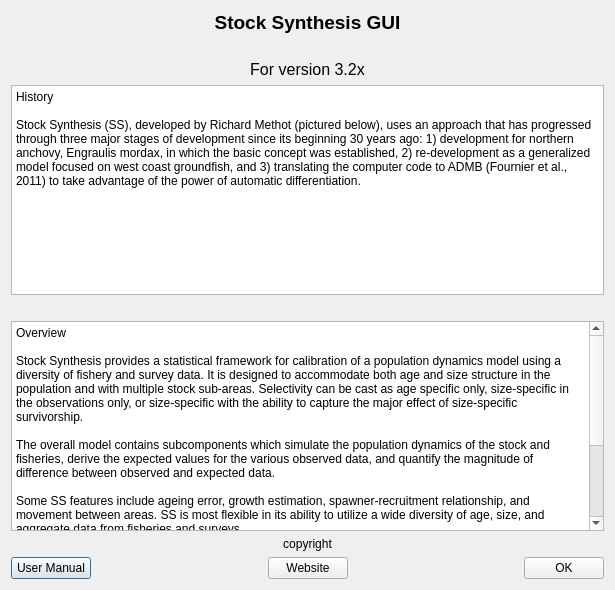
<?xml version="1.0" encoding="UTF-8"?>
<ui version="4.0">
 <class>Dialog_about</class>
 <widget class="QDialog" name="Dialog_about">
  <property name="geometry">
   <rect>
    <x>0</x>
    <y>0</y>
    <width>615</width>
    <height>590</height>
   </rect>
  </property>
  <property name="windowTitle">
   <string>Dialog</string>
  </property>
  <layout class="QHBoxLayout" name="horizontalLayout_2">
   <item>
    <layout class="QVBoxLayout" name="verticalLayout">
     <item>
      <widget class="QLabel" name="label_app">
       <property name="text">
        <string>&lt;html&gt;&lt;head/&gt;&lt;body&gt;&lt;p align=&quot;center&quot;&gt;&lt;span style=&quot; font-size:14pt; font-weight:600;&quot;&gt;Stock Synthesis GUI&lt;/span&gt;&lt;/p&gt;&lt;/body&gt;&lt;/html&gt;</string>
       </property>
       <property name="textFormat">
        <enum>Qt::RichText</enum>
       </property>
       <property name="alignment">
        <set>Qt::AlignCenter</set>
       </property>
      </widget>
     </item>
     <item>
      <widget class="QLabel" name="label_icon">
       <property name="text">
        <string/>
       </property>
       <property name="pixmap">
        <pixmap resource="stock_synth.qrc">:/i/images/image7_no_background.png</pixmap>
       </property>
       <property name="alignment">
        <set>Qt::AlignCenter</set>
       </property>
      </widget>
     </item>
     <item>
      <widget class="QLabel" name="label_ver">
       <property name="text">
        <string>&lt;html&gt;&lt;head/&gt;&lt;body&gt;&lt;p&gt;&lt;span style=&quot; font-size:12pt;&quot;&gt;For version 3.2x&lt;/span&gt;&lt;/p&gt;&lt;/body&gt;&lt;/html&gt;</string>
       </property>
       <property name="textFormat">
        <enum>Qt::RichText</enum>
       </property>
       <property name="alignment">
        <set>Qt::AlignCenter</set>
       </property>
      </widget>
     </item>
     <item>
      <widget class="QPlainTextEdit" name="plainTextEdit">
       <property name="plainText">
        <string>History

Stock Synthesis (SS), developed by Richard Methot (pictured below), uses an approach that has progressed through three major stages of development since its beginning 30 years ago: 1) development for northern anchovy, Engraulis mordax, in which the basic concept was established, 2) re-development as a generalized model focused on west coast groundfish, and 3) translating the computer code to ADMB (Fournier et al., 2011) to take advantage of the power of automatic differentiation.</string>
       </property>
      </widget>
     </item>
     <item>
      <widget class="QLabel" name="label">
       <property name="text">
        <string/>
       </property>
       <property name="pixmap">
        <pixmap resource="stock_synth.qrc">:/i/images/methot_award_small.jpg</pixmap>
       </property>
       <property name="alignment">
        <set>Qt::AlignCenter</set>
       </property>
      </widget>
     </item>
     <item>
      <widget class="QPlainTextEdit" name="plainTextEdit_2">
       <property name="plainText">
        <string>Overview

Stock Synthesis provides a statistical framework for calibration of a population dynamics model using a diversity of fishery and survey data. It is designed to accommodate both age and size structure in the population and with multiple stock sub-areas. Selectivity can be cast as age specific only, size-specific in the observations only, or size-specific with the ability to capture the major effect of size-specific survivorship. 

The overall model contains subcomponents which simulate the population dynamics of the stock and fisheries, derive the expected values for the various observed data, and quantify the magnitude of difference between observed and expected data. 

Some SS features include ageing error, growth estimation, spawner-recruitment relationship, and movement between areas. SS is most flexible in its ability to utilize a wide diversity of age, size, and aggregate data from fisheries and surveys. 

The ADMB C++ software in which SS is written searches for the set of parameter values that maximize the goodness-of-fit, then calculates the variance of these parameters using inverse Hessian and MCMC methods. 

A management layer is included in the model allowing uncertainty in estimated parameters to be propagated to the management quantities, thus facilitating a description of the risk of various possible management scenarios, including forecasts of possible annual catch limits. </string>
       </property>
      </widget>
     </item>
     <item>
      <widget class="QLabel" name="label_copyright">
       <property name="text">
        <string>copyright</string>
       </property>
       <property name="alignment">
        <set>Qt::AlignCenter</set>
       </property>
      </widget>
     </item>
     <item>
      <layout class="QHBoxLayout" name="horizontalLayout">
       <item>
        <widget class="QPushButton" name="pushButton_manual">
         <property name="text">
          <string>User Manual</string>
         </property>
        </widget>
       </item>
       <item>
        <spacer name="horizontalSpacer">
         <property name="orientation">
          <enum>Qt::Horizontal</enum>
         </property>
         <property name="sizeHint" stdset="0">
          <size>
           <width>40</width>
           <height>20</height>
          </size>
         </property>
        </spacer>
       </item>
       <item>
        <widget class="QPushButton" name="pushButton_website">
         <property name="text">
          <string>Website</string>
         </property>
        </widget>
       </item>
       <item>
        <spacer name="horizontalSpacer_2">
         <property name="orientation">
          <enum>Qt::Horizontal</enum>
         </property>
         <property name="sizeHint" stdset="0">
          <size>
           <width>40</width>
           <height>20</height>
          </size>
         </property>
        </spacer>
       </item>
       <item>
        <widget class="QPushButton" name="pushButton_ok">
         <property name="text">
          <string>OK</string>
         </property>
        </widget>
       </item>
      </layout>
     </item>
    </layout>
   </item>
  </layout>
 </widget>
 <tabstops>
  <tabstop>pushButton_ok</tabstop>
  <tabstop>pushButton_manual</tabstop>
  <tabstop>pushButton_website</tabstop>
 </tabstops>
 <resources>
  <include location="stock_synth.qrc"/>
 </resources>
 <connections/>
</ui>
